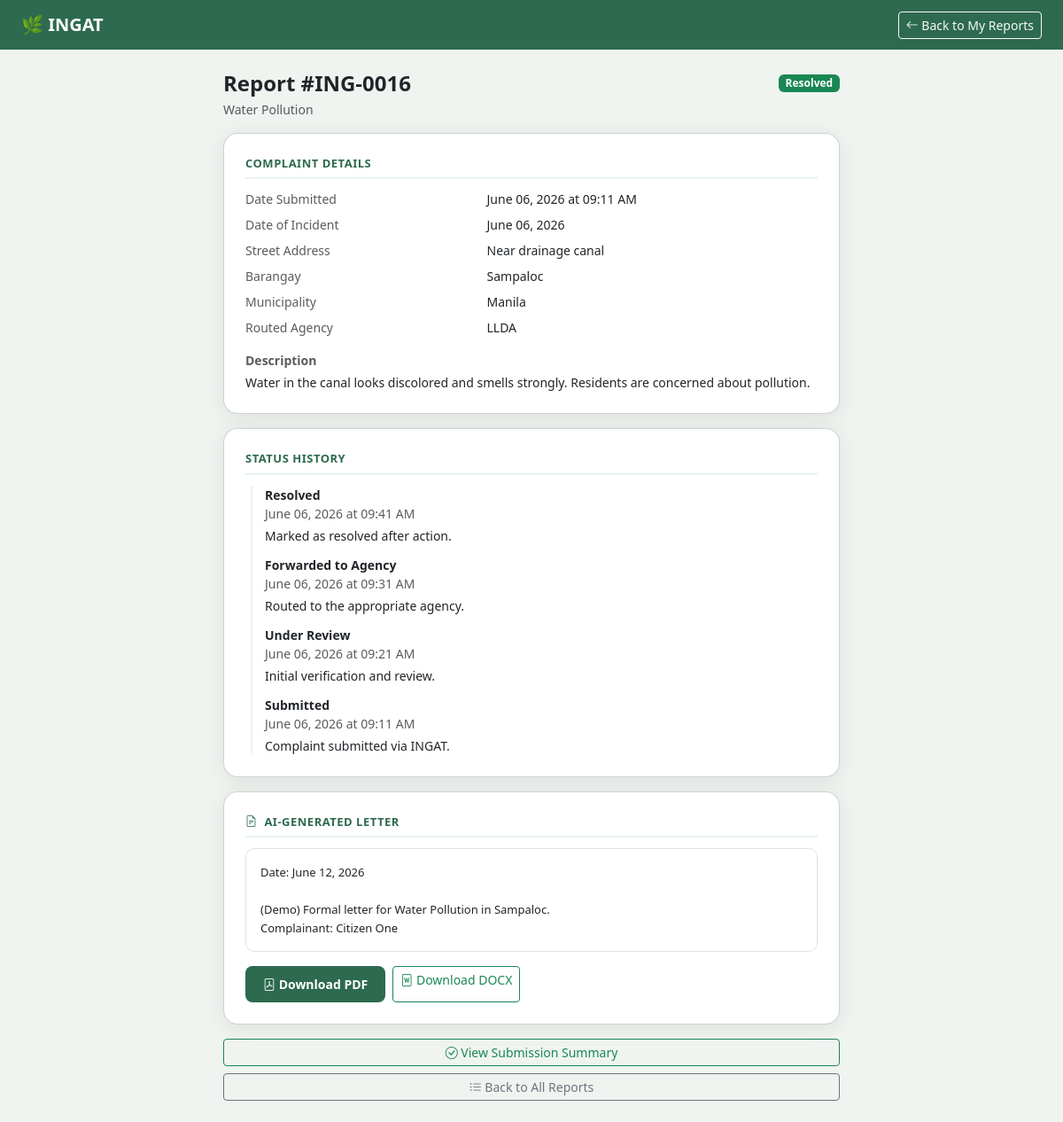
Screenshot of /user/my-reports/16 (signed in) with the database file from the repository.
### models.py (models this page shows)
class Complaint(db.Model):
    __tablename__ = 'complaints'
    id = db.Column(db.Integer, primary_key=True)
    user_id = db.Column(db.Integer, db.ForeignKey('users.id'), nullable=False)
    agency_id = db.Column(db.Integer, db.ForeignKey('agencies.id'), nullable=True)
    violation_type = db.Column(db.String(100), nullable=False)
    street_address = db.Column(db.String(255), nullable=False)
    barangay = db.Column(db.String(100), nullable=False)
    municipality = db.Column(db.String(100), nullable=False)
    date_incident = db.Column(db.Date, nullable=False)
    description = db.Column(db.Text, nullable=False)
    photo_path = db.Column(db.String(255), nullable=True)
    generated_letter = db.Column(db.Text, nullable=True)
    letter_generated = db.Column(db.Boolean, default=False)
    status = db.Column(db.String(50), default='Submitted')
    created_at = db.Column(db.DateTime, default=datetime.utcnow)
    status_history = db.relationship('StatusHistory', backref='complaint', lazy=True)

class Agency(db.Model):
    __tablename__ = 'agencies'
    id = db.Column(db.Integer, primary_key=True)
    agency_name = db.Column(db.String(100), nullable=False)
    contact_email = db.Column(db.String(120), nullable=False)
    contact_number = db.Column(db.String(11), nullable=False)
    violation_types = db.Column(db.String(255), nullable=False)
    status = db.Column(db.String(20), default='active')
    created_at = db.Column(db.DateTime, default=datetime.utcnow)
    complaints = db.relationship('Complaint', backref='agency', lazy=True)

class StatusHistory(db.Model):
    __tablename__ = 'status_history'
    id = db.Column(db.Integer, primary_key=True)
    complaint_id = db.Column(db.Integer, db.ForeignKey('complaints.id'), nullable=False)
    previous_status = db.Column(db.String(50), nullable=True)
    new_status = db.Column(db.String(50), nullable=False)
    remarks = db.Column(db.Text, nullable=True)
    updated_by = db.Column(db.Integer, db.ForeignKey('admin_users.id'), nullable=True)
    updated_at = db.Column(db.DateTime, default=datetime.utcnow)

### routes/user_routes.py (the view, shortened to what this page needs)
@user_bp.route('/my-reports/<int:complaint_id>')
@member_required
def report_detail(complaint_id):
    from models import Complaint
    complaint = Complaint.query.get_or_404(complaint_id)
    if complaint.user_id != current_user.id:
        abort(403)
    status_history = sorted(
        complaint.status_history,
        key=lambda entry: entry.updated_at,
        reverse=True,
    )
    return render_template(
        'user/report_detail.html',
        complaint=complaint,
        status_history=status_history,
        photo_url=_complaint_photo_url(complaint),
    )

### routes/user_routes.py (called while the page is built)
def _complaint_photo_url(complaint):
    if not complaint.photo_path:
        return None
    path = complaint.photo_path.replace('\\', '/')
    if path.startswith('static/'):
        path = path[len('static/'):]
    return url_for('static', filename=path)

### templates/user/report_detail.html (shortened to what this page needs)
<!DOCTYPE html>
<html lang="en">
<head>
    <link href="https://cdn.jsdelivr.net/npm/bootstrap@5.3.0/dist/css/bootstrap.min.css" rel="stylesheet">
    <link href="https://cdn.jsdelivr.net/npm/bootstrap-icons@1.10.5/font/bootstrap-icons.css" rel="stylesheet">
</head>
<body>
<nav class="navbar navbar-dark navbar-ingat px-4 py-2">
    <span class="navbar-brand fw-bold">🌿 INGAT</span>
    <a href="{{ url_for('user.my_reports') }}" class="btn btn-outline-light btn-sm">
        <i class="bi bi-arrow-left"></i> Back to My Reports
    </a>
</nav>
<div class="container py-4" style="max-width: 720px;">
    <div class="d-flex justify-content-between align-items-start mb-3">
        <div>
            <h4 class="fw-bold mb-1">Report #ING-{{ '%04d' % complaint.id }}</h4>
            <p class="text-muted small mb-0">{{ complaint.violation_type }}</p>
        </div>
        <div>
            {% if complaint.status == 'Submitted' %}
                <span class="badge badge-submitted">{{ complaint.status }}</span>
            {% elif complaint.status == 'Under Review' %}
                <span class="badge badge-review">{{ complaint.status }}</span>
            {% elif complaint.status == 'Forwarded to Agency' %}
                <span class="badge badge-forwarded">Forwarded to Agency</span>
            {% elif complaint.status == 'Resolved' %}
                <span class="badge badge-resolved">{{ complaint.status }}</span>
            {% else %}
                <span class="badge bg-secondary">{{ complaint.status }}</span>
            {% endif %}
        </div>
    </div>
    <div class="card p-4 mb-3">
        <div class="section-title">Complaint Details</div>
        <div class="row small g-2">
            <div class="col-5 text-muted">Date Submitted</div>
            <div class="col-7">{{ complaint.created_at.strftime('%B %d, %Y at %I:%M %p') }}</div>
            <div class="col-5 text-muted">Date of Incident</div>
            <div class="col-7">{{ complaint.date_incident.strftime('%B %d, %Y') }}</div>
            <div class="col-5 text-muted">Street Address</div>
            <div class="col-7">{{ complaint.street_address }}</div>
            <div class="col-5 text-muted">Barangay</div>
            <div class="col-7">{{ complaint.barangay }}</div>
            <div class="col-5 text-muted">Municipality</div>
            <div class="col-7">{{ complaint.municipality }}</div>
            {% if complaint.agency %}
            <div class="col-5 text-muted">Routed Agency</div>
            <div class="col-7">{{ complaint.agency.agency_name }}</div>
            {% endif %}
        </div>
        <div class="mt-3">
            <p class="small fw-semibold text-muted mb-1">Description</p>
            <p class="small mb-0">{{ complaint.description }}</p>
        </div>
    </div>
    {% if status_history %}
    <div class="card p-4 mb-3">
        <div class="section-title">Status History</div>
        {% for entry in status_history %}
        <div class="timeline-item">
            <p class="small fw-semibold mb-0">{{ entry.new_status }}</p>
            <p class="small text-muted mb-0">{{ entry.updated_at.strftime('%B %d, %Y at %I:%M %p') }}</p>
            {% if entry.remarks %}
            <p class="small mb-0 mt-1">{{ entry.remarks }}</p>
            {% endif %}
        </div>
        {% endfor %}
    </div>
    {% endif %}
    {% if complaint.letter_generated and complaint.generated_letter %}
    <div class="card p-4 mb-3">
        <div class="section-title"><i class="bi bi-file-earmark-text me-1"></i> AI-Generated Letter</div>
        <div class="letter-preview mb-3">{{ complaint.generated_letter }}</div>
        <div class="d-flex flex-wrap gap-2">
            <a href="{{ url_for('user.download_letter_pdf', complaint_id=complaint.id) }}"
               class="btn btn-ingat btn-sm">
                <i class="bi bi-file-pdf"></i> Download PDF
            </a>
            <a href="{{ url_for('user.download_letter_docx', complaint_id=complaint.id) }}"
               class="btn btn-outline-success btn-sm">
                <i class="bi bi-file-word"></i> Download DOCX
            </a>
        </div>
    </div>
    {% endif %}
    <div class="d-grid gap-2">
        <a href="{{ url_for('user.complaint_submitted', complaint_id=complaint.id) }}"
           class="btn btn-outline-success btn-sm">
            <i class="bi bi-check-circle"></i> View Submission Summary
        </a>
        <a href="{{ url_for('user.my_reports') }}" class="btn btn-outline-secondary btn-sm">
            <i class="bi bi-list-ul"></i> Back to All Reports
        </a>
    </div>
</div>
</body>
</html>

### templates/user/report_detail.html (style rules this page uses)
body { background-color: #f0f4f0; font-family: 'Segoe UI', sans-serif; }
.navbar-ingat { background-color: #2D6A4F; }
.card { border-radius: 16px; box-shadow: 0 4px 24px rgba(0,0,0,0.08); }
.btn-ingat { background-color: #2D6A4F; color: white; border: none; border-radius: 8px; padding: 10px 20px; font-weight: 600; }
.section-title { font-size: 13px; font-weight: 700; color: #2D6A4F; text-transform: uppercase; letter-spacing: 0.5px; margin-bottom: 12px; padding-bottom: 6px; border-bottom: 2px solid #e8f4ee; }
.letter-preview { background: #fff; border: 1px solid #dee2e6; border-radius: 10px; padding: 16px; max-height: 320px; overflow-y: auto; font-size: 13px; line-height: 1.6; white-space: pre-wrap; }
.badge-resolved { background: #198754; }
.timeline-item { border-left: 2px solid #e8f4ee; padding-left: 14px; margin-left: 6px; padding-bottom: 12px; }
.timeline-item:last-child { padding-bottom: 0; }

### rows the page displays
Complaint: id "0016", violation_type "Water Pollution", status "Resolved", created_at "June 06, 2026 at 09:11 AM", date_incident "June 06, 2026", street_address "Near drainage canal", barangay "Sampaloc", municipality "Manila", description "Water in the canal looks discolored and smells strongly. Residents are concerned about pollution.", generated_letter "Date: June 12, 2026 (Demo) Formal letter for Water Pollution in Sampaloc. Complainant: Citizen One"
Agency: agency.agency_name "LLDA"
StatusHistory: new_status "Resolved", updated_at "June 06, 2026 at 09:41 AM", remarks "Marked as resolved after action."
StatusHistory: new_status "Forwarded to Agency", updated_at "June 06, 2026 at 09:31 AM", remarks "Routed to the appropriate agency."
StatusHistory: new_status "Under Review", updated_at "June 06, 2026 at 09:21 AM", remarks "Initial verification and review."
StatusHistory: new_status "Submitted", updated_at "June 06, 2026 at 09:11 AM", remarks "Complaint submitted via INGAT."
